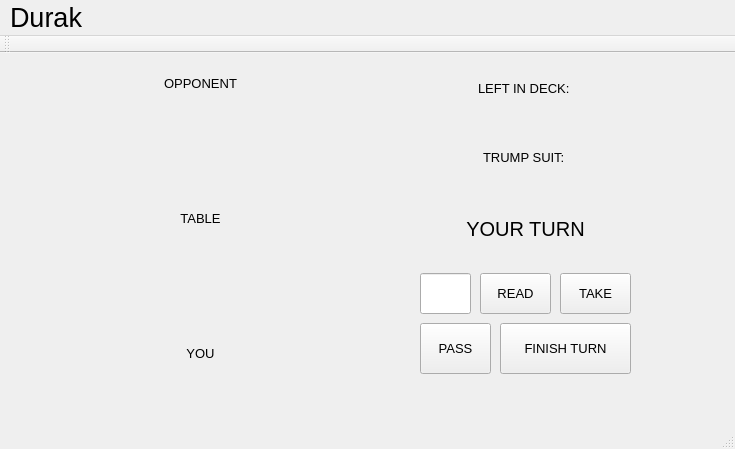
<?xml version="1.0" encoding="UTF-8"?>
<ui version="4.0">
 <class>MainWindow</class>
 <widget class="QMainWindow" name="MainWindow">
  <property name="geometry">
   <rect>
    <x>0</x>
    <y>0</y>
    <width>735</width>
    <height>449</height>
   </rect>
  </property>
  <property name="font">
   <font>
    <pointsize>20</pointsize>
   </font>
  </property>
  <property name="windowTitle">
   <string>MainWindow</string>
  </property>
  <widget class="QWidget" name="centralWidget">
   <widget class="QLabel" name="YOU">
    <property name="geometry">
     <rect>
      <x>10</x>
      <y>280</y>
      <width>381</width>
      <height>41</height>
     </rect>
    </property>
    <property name="font">
     <font>
      <pointsize>10</pointsize>
     </font>
    </property>
    <property name="text">
     <string>YOU</string>
    </property>
    <property name="alignment">
     <set>Qt::AlignCenter</set>
    </property>
   </widget>
   <widget class="QLabel" name="OPPONENT">
    <property name="geometry">
     <rect>
      <x>10</x>
      <y>10</y>
      <width>381</width>
      <height>41</height>
     </rect>
    </property>
    <property name="font">
     <font>
      <pointsize>10</pointsize>
     </font>
    </property>
    <property name="cursor">
     <cursorShape>ForbiddenCursor</cursorShape>
    </property>
    <property name="text">
     <string>OPPONENT</string>
    </property>
    <property name="alignment">
     <set>Qt::AlignCenter</set>
    </property>
   </widget>
   <widget class="QLabel" name="DECK">
    <property name="geometry">
     <rect>
      <x>420</x>
      <y>10</y>
      <width>211</width>
      <height>121</height>
     </rect>
    </property>
    <property name="font">
     <font>
      <pointsize>10</pointsize>
     </font>
    </property>
    <property name="text">
     <string>&lt;html&gt;&lt;head/&gt;&lt;body&gt;&lt;p&gt;LEFT IN DECK: &lt;/p&gt;&lt;p&gt;&lt;br/&gt;&lt;/p&gt;&lt;p&gt;TRUMP SUIT: &lt;/p&gt;&lt;/body&gt;&lt;/html&gt;</string>
    </property>
    <property name="alignment">
     <set>Qt::AlignCenter</set>
    </property>
   </widget>
   <widget class="QLabel" name="playerTurnIndicator">
    <property name="geometry">
     <rect>
      <x>420</x>
      <y>140</y>
      <width>211</width>
      <height>71</height>
     </rect>
    </property>
    <property name="font">
     <font>
      <pointsize>15</pointsize>
      <weight>50</weight>
      <italic>false</italic>
      <bold>false</bold>
      <strikeout>false</strikeout>
     </font>
    </property>
    <property name="cursor">
     <cursorShape>ArrowCursor</cursorShape>
    </property>
    <property name="text">
     <string>YOUR TURN</string>
    </property>
    <property name="alignment">
     <set>Qt::AlignCenter</set>
    </property>
   </widget>
   <widget class="QLineEdit" name="cardInput">
    <property name="geometry">
     <rect>
      <x>420</x>
      <y>220</y>
      <width>51</width>
      <height>41</height>
     </rect>
    </property>
    <property name="font">
     <font>
      <pointsize>13</pointsize>
     </font>
    </property>
   </widget>
   <widget class="QPushButton" name="readInput">
    <property name="geometry">
     <rect>
      <x>480</x>
      <y>220</y>
      <width>71</width>
      <height>41</height>
     </rect>
    </property>
    <property name="font">
     <font>
      <pointsize>10</pointsize>
     </font>
    </property>
    <property name="text">
     <string>READ</string>
    </property>
   </widget>
   <widget class="QLabel" name="TABLE">
    <property name="geometry">
     <rect>
      <x>10</x>
      <y>70</y>
      <width>381</width>
      <height>191</height>
     </rect>
    </property>
    <property name="font">
     <font>
      <pointsize>10</pointsize>
     </font>
    </property>
    <property name="text">
     <string>TABLE</string>
    </property>
    <property name="alignment">
     <set>Qt::AlignCenter</set>
    </property>
   </widget>
   <widget class="QPushButton" name="finishTurn">
    <property name="geometry">
     <rect>
      <x>500</x>
      <y>270</y>
      <width>131</width>
      <height>51</height>
     </rect>
    </property>
    <property name="font">
     <font>
      <pointsize>10</pointsize>
     </font>
    </property>
    <property name="text">
     <string>FINISH TURN</string>
    </property>
   </widget>
   <widget class="QPushButton" name="passButton">
    <property name="geometry">
     <rect>
      <x>420</x>
      <y>270</y>
      <width>71</width>
      <height>51</height>
     </rect>
    </property>
    <property name="font">
     <font>
      <pointsize>10</pointsize>
     </font>
    </property>
    <property name="text">
     <string>PASS</string>
    </property>
   </widget>
   <widget class="QPushButton" name="pushButton">
    <property name="geometry">
     <rect>
      <x>560</x>
      <y>220</y>
      <width>71</width>
      <height>41</height>
     </rect>
    </property>
    <property name="font">
     <font>
      <pointsize>10</pointsize>
     </font>
    </property>
    <property name="text">
     <string>TAKE</string>
    </property>
   </widget>
  </widget>
  <widget class="QMenuBar" name="menuBar">
   <property name="geometry">
    <rect>
     <x>0</x>
     <y>0</y>
     <width>735</width>
     <height>17</height>
    </rect>
   </property>
   <widget class="QMenu" name="menuDurak">
    <property name="title">
     <string>Durak</string>
    </property>
    <addaction name="separator"/>
   </widget>
   <addaction name="menuDurak"/>
  </widget>
  <widget class="QToolBar" name="mainToolBar">
   <attribute name="toolBarArea">
    <enum>TopToolBarArea</enum>
   </attribute>
   <attribute name="toolBarBreak">
    <bool>false</bool>
   </attribute>
  </widget>
  <widget class="QStatusBar" name="statusBar"/>
 </widget>
 <layoutdefault spacing="6" margin="11"/>
 <resources/>
 <connections/>
</ui>
